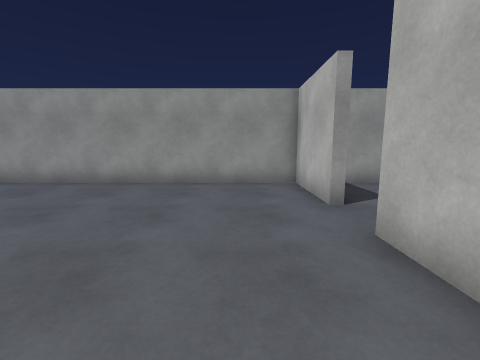
View 1 (above)

22 first-person views from a walk through a scene from a Unity 3-D project. The camera is 1.2 m above the floor, tilts 8° down and sees 90° across. The floor is counted in squares, 1 m on a side. Each view is taken from the middle of a square. On the plan, view 1 faces up. The plan holds only what a view shows up to about 12 squares ahead; the rest is blank. The player is left out.

View 2
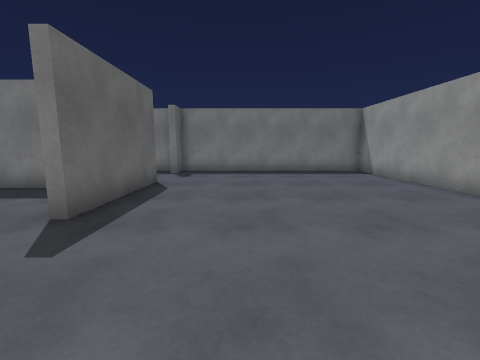

View 3
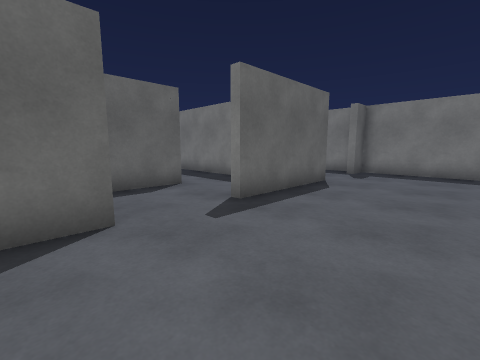

View 4
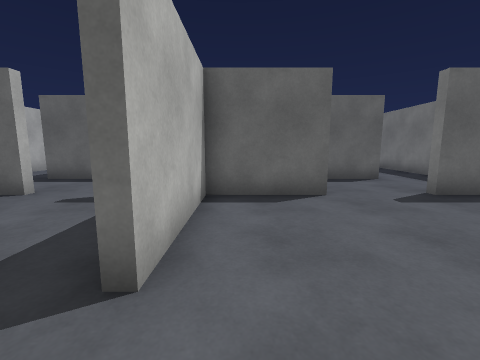

View 5
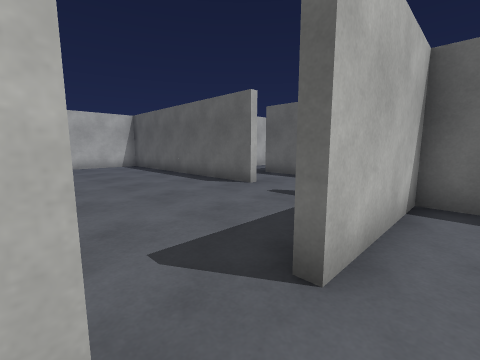

View 6
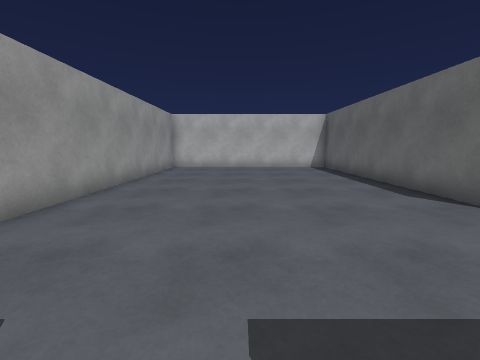

View 7
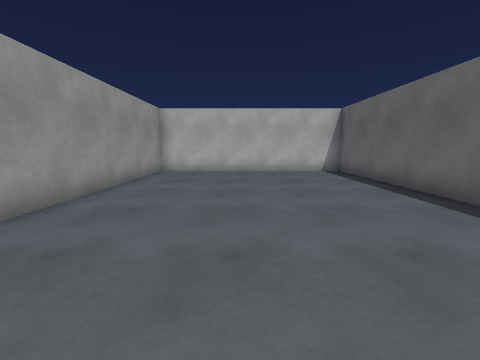

View 8
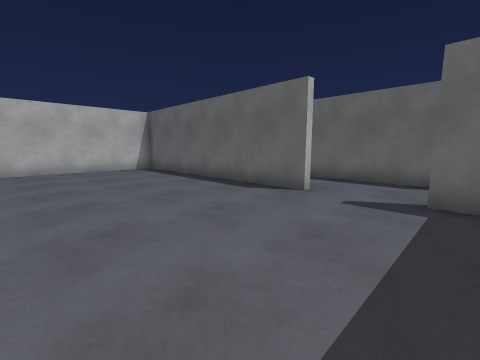

View 9
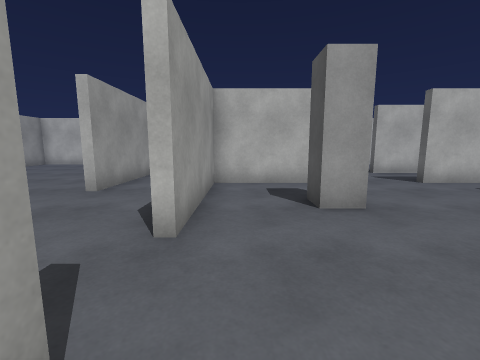

View 10
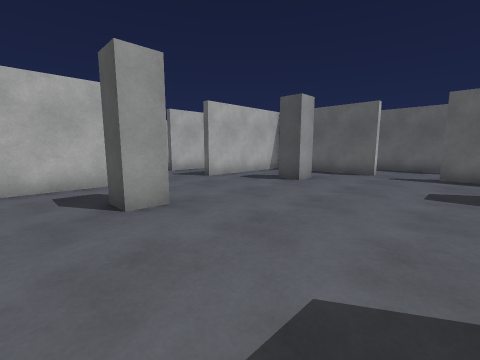

View 11
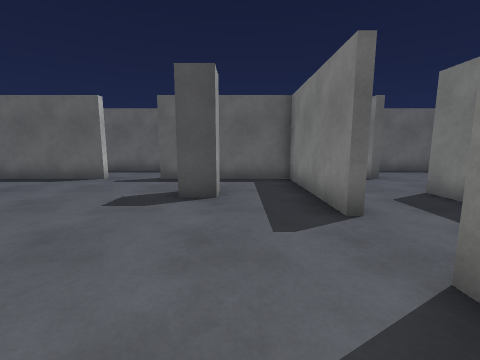

View 12
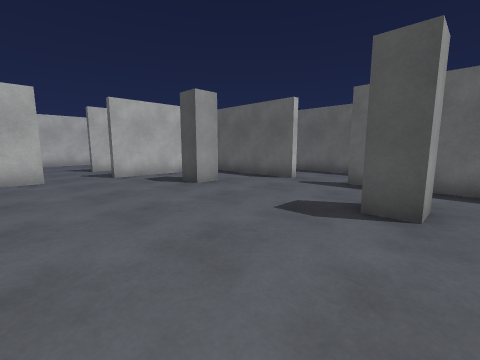

View 13
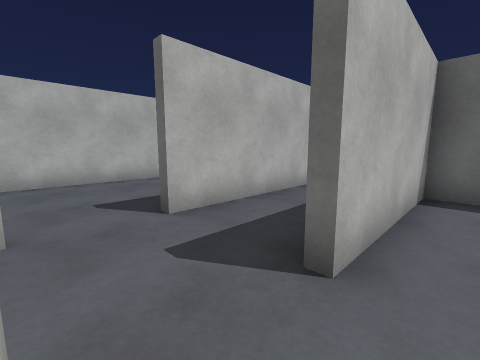

View 14
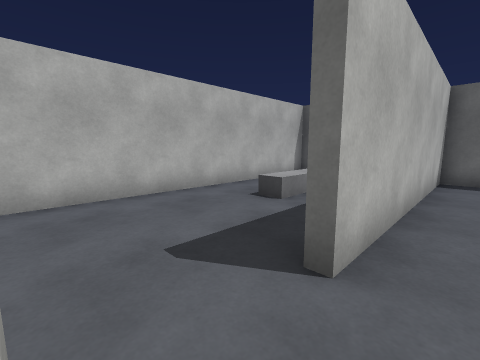

View 15
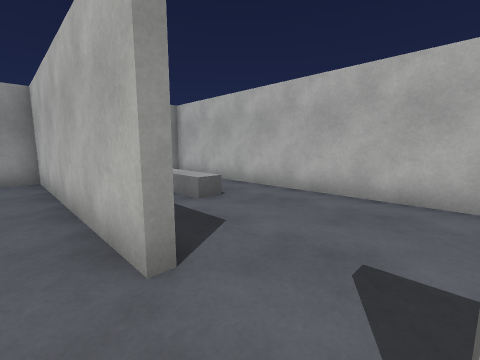

View 16
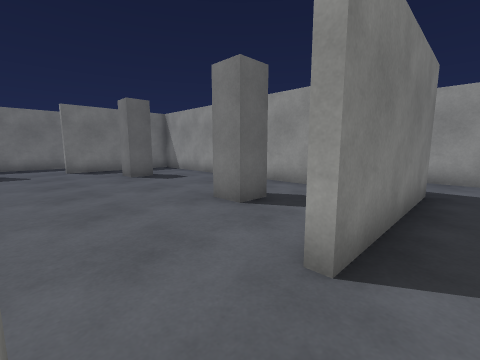

View 17
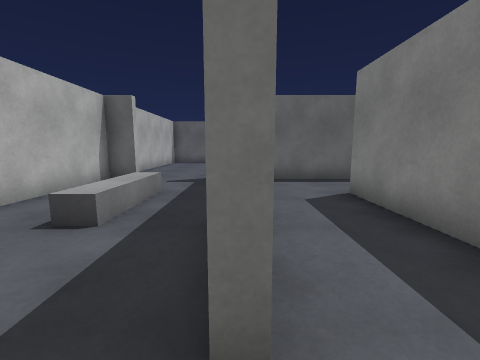

View 18
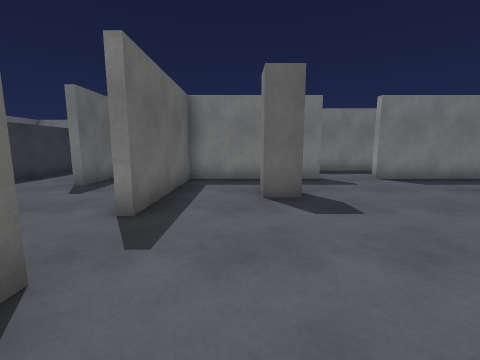

View 19
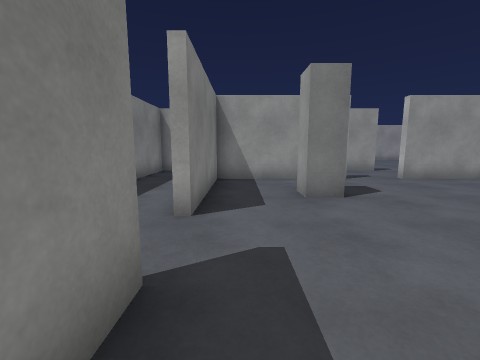

View 20
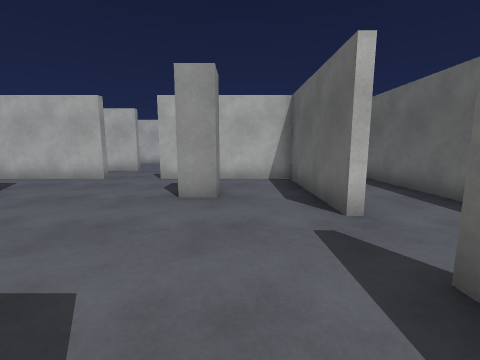

View 21
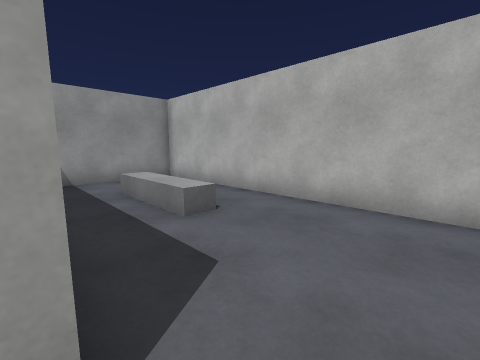

View 22
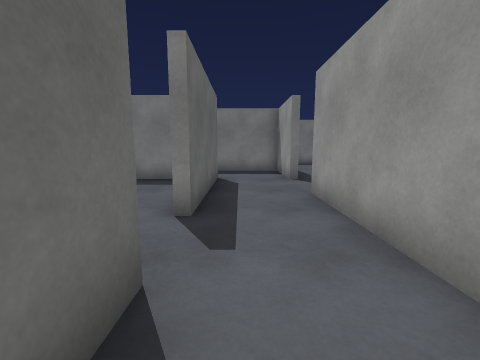

### Floor plan
Points are (right, up) in squares from view 1. A wall is a line through its corners. A room is listed if a view was taken in it or the views show most of it. See-through windows are left out.
Room 1 (views 1, 2, 3, 4, 5)
walls: (-8.2, -0.9) (-3.8, -0.9) (-3.8, -1.1); (-1.2, -0.9) (1.8, -0.9) (1.8, 3.1); (1.8, 4.8) (1.8, 7.8) (-11.9, 7.8) (-11.9, -0.9) (-10.9, -0.9) (-10.9, -1.2)
ways out: opening at (2, 4) to room 2; opening at (-2.5, -1) to room 4; opening at (-9.5, -1)
Room 2 (views 6, 7, 8, 22)
walls: (8.4, -1.1) (6.3, -1.1) (6.3, -0.9) (15.8, -0.9) (15.8, 7.8) (3.4, 7.8); (3.8, -1.1) (2.5, -1.1); (2.2, 4.8) (1.8, 4.8); (1.8, 3.1) (2.2, 3.1); (2.9, -0.9) (3.8, -0.9); (3, -3.8) (8.1, -3.8)
ways out: opening at (2, 4) to room 1; opening at (3.5, -2.5) to room 3; opening at (7.5, -2.5) to room 3
Room 3 (views 9, 10, 11, 12, 13, 14, 15, 16, 17, 18, 19, 20, 21)
walls: (8.1, -12.6) (8.1, -16.2); (11.2, -9) (10.8, -9) (10.8, -1.1) (8.4, -1.1); (3, -16.2) (3, -15.9) (7.8, -15.9) (7.8, -11.1) (8.2, -11.1); (8.1, -3.8) (8.1, -9) (7.8, -9) (7.8, -4.2) (3, -4.2) (3, -3.8); (-1.5, -3.8) (1, -3.8) (1, -4.2) (-3.8, -4.2) (-3.8, -9) (-4.2, -9); (2.5, -1.1) (-1.2, -1.1); (-4.2, -11.1) (-3.8, -11.1) (-3.8, -15.9) (1, -15.9) (1, -16.2); (1.1, -18.9) (10.8, -18.9) (10.8, -11.1) (11.2, -11.1); (-3.8, -1.1) (-6.9, -1.1) (-6.9, -13.2); (14.8, -18.9) (15.8, -18.9) (15.8, -1.1) (12.2, -1.1)
ways out: opening at (3.5, -2.5) to room 2; opening at (7.5, -2.5) to room 2; opening at (-4, -2.5) to room 4; opening at (-0.5, -2.5) to room 4; opening at (-5.5, -12.5); opening at (-0.5, -17.5); opening at (13.5, -19)
objects: other object (-1, -13); other object (-1, -7); other object (5, -13); other object (5, -7)
Room 4 (no view inside)
walls: (-4.2, -3.8) (-1.5, -3.8)
ways out: opening at (-2.5, -1) to room 1; opening at (-4, -2.5) to room 3; opening at (-0.5, -2.5) to room 3

Where each view was taken, in squares from view 1:
view 1: 0 up, 0 right, facing up
view 2: 2 up, 0 right, facing left
view 3: 3 up, 0 right, facing down-left
view 4: 5 up, 1 right, facing down
view 5: 5 up, 1 right, facing down-right
view 6: 4 up, 2 right, facing right
view 7: 4 up, 4 right, facing right
view 8: 5 up, 3 right, facing down-right
view 9: 5 down, 0 right, facing right
view 10: 5 down, 0 right, facing down-right
view 11: 7 down, 2 left, facing down
view 12: 8 down, 2 left, facing down-right
view 13: 9 down, 7 right, facing down-right
view 14: 9 down, 10 right, facing down-right
view 15: 11 down, 10 right, facing up-right
view 16: 11 down, 9 right, facing up-left
view 17: 10 down, 11 right, facing down
view 18: 14 down, 5 right, facing left
view 19: 13 down, 3 left, facing up
view 20: 14 down, 1 left, facing right
view 21: 10 down, 11 right, facing up-right
view 22: 3 down, 5 right, facing left
